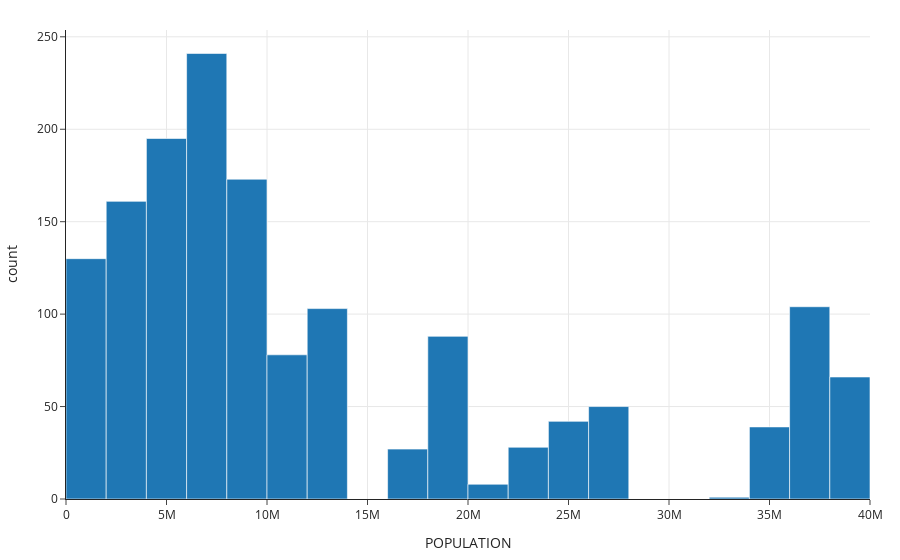
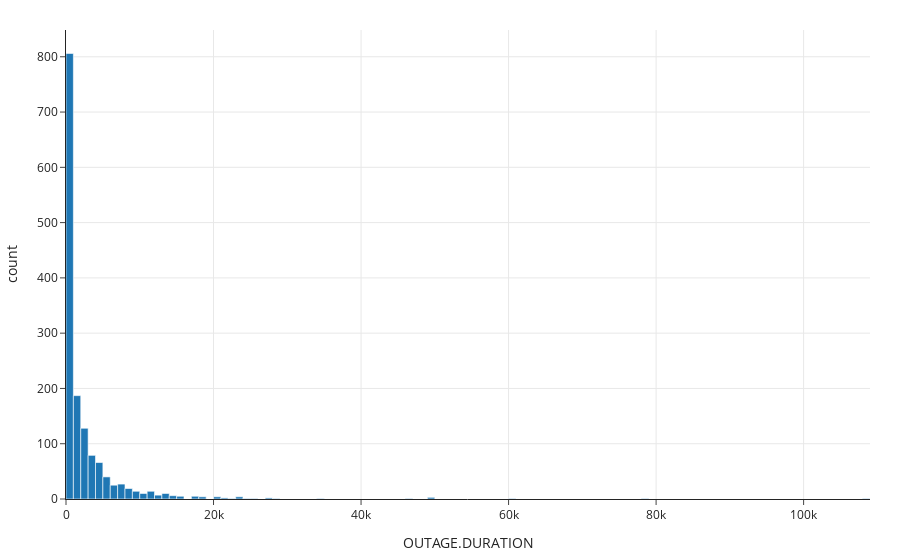
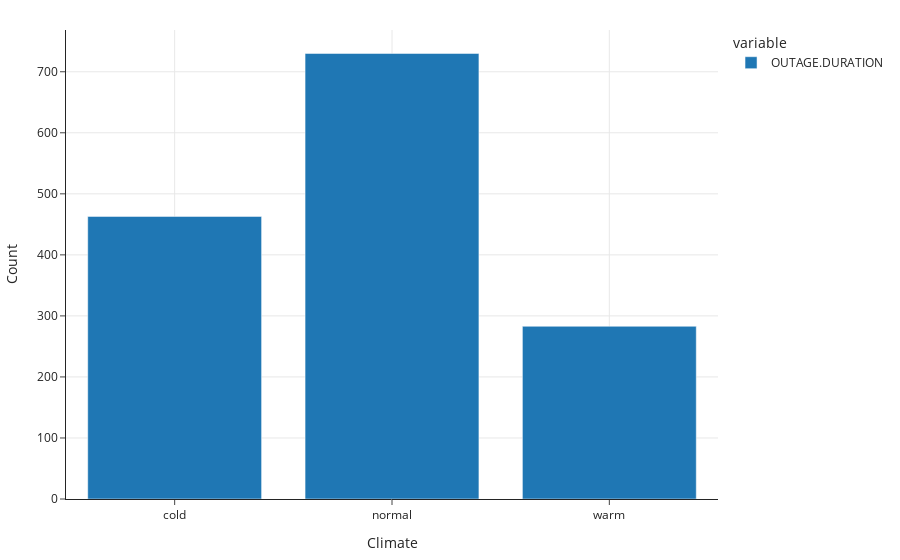

Source (notebook cell) for these figures, in order:
### Markdown cell above
UNIVARIATE ANALYSIS

### Code cell
fig1 = px.histogram(outage, x='POPULATION')
fig2 = px.histogram(outage, x='OUTAGE.DURATION')
climate_ct_group = outage.groupby('CLIMATE.CATEGORY')['OUTAGE.DURATION'].count()
fig3 = px.bar(climate_ct_group,labels={'CLIMATE.CATEGORY':'Climate','value':'Count'})

fig1.show()
fig2.show()
fig3.show()

### Figure 1 — Plotly figure (JSON) as saved in the notebook; plotly's stock layout.template omitted (floating-point values rounded to 4 significant figures; data arrays with more than 128 entries replaced by an {"elided": "..."} marker saying what was removed)
{"data": [{"alignmentgroup": "True", "bingroup": "x", "hovertemplate": "POPULATION=%{x}<br>count=%{y}<extra></extra>", "legendgroup": "", "marker": {"color": "#1F77B4", "pattern": {"shape": ""}}, "name": "", "offsetgroup": "", "orientation": "v", "showlegend": false, "type": "histogram", "x": {"elided": "1534 int values"}, "xaxis": "x", "yaxis": "y"}], "layout": {"barmode": "relative", "legend": {"tracegroupgap": 0}, "xaxis": {"anchor": "y", "domain": [0, 1], "title": {"text": "POPULATION"}}, "yaxis": {"anchor": "x", "domain": [0, 1], "title": {"text": "count"}}}}

### Figure 2 — Plotly figure (JSON) as saved in the notebook; plotly's stock layout.template omitted (floating-point values rounded to 4 significant figures; data arrays with more than 128 entries replaced by an {"elided": "..."} marker saying what was removed)
{"data": [{"alignmentgroup": "True", "bingroup": "x", "hovertemplate": "OUTAGE.DURATION=%{x}<br>count=%{y}<extra></extra>", "legendgroup": "", "marker": {"color": "#1F77B4", "pattern": {"shape": ""}}, "name": "", "offsetgroup": "", "orientation": "v", "showlegend": false, "type": "histogram", "x": {"elided": "1534 int values"}, "xaxis": "x", "yaxis": "y"}], "layout": {"barmode": "relative", "legend": {"tracegroupgap": 0}, "xaxis": {"anchor": "y", "domain": [0, 1], "title": {"text": "OUTAGE.DURATION"}}, "yaxis": {"anchor": "x", "domain": [0, 1], "title": {"text": "count"}}}}

### Figure 3 — Plotly figure (JSON) as saved in the notebook; plotly's stock layout.template omitted (floating-point values rounded to 4 significant figures)
{"data": [{"alignmentgroup": "True", "hovertemplate": "variable=OUTAGE.DURATION<br>Climate=%{x}<br>Count=%{y}<extra></extra>", "legendgroup": "OUTAGE.DURATION", "marker": {"color": "#1F77B4", "pattern": {"shape": ""}}, "name": "OUTAGE.DURATION", "offsetgroup": "OUTAGE.DURATION", "orientation": "v", "showlegend": true, "textposition": "auto", "type": "bar", "x": ["cold", "normal", "warm"], "xaxis": "x", "y": [463, 730, 283], "yaxis": "y"}], "layout": {"barmode": "relative", "legend": {"title": {"text": "variable"}, "tracegroupgap": 0}, "xaxis": {"anchor": "y", "domain": [0, 1], "title": {"text": "Climate"}}, "yaxis": {"anchor": "x", "domain": [0, 1], "title": {"text": "Count"}}}}
